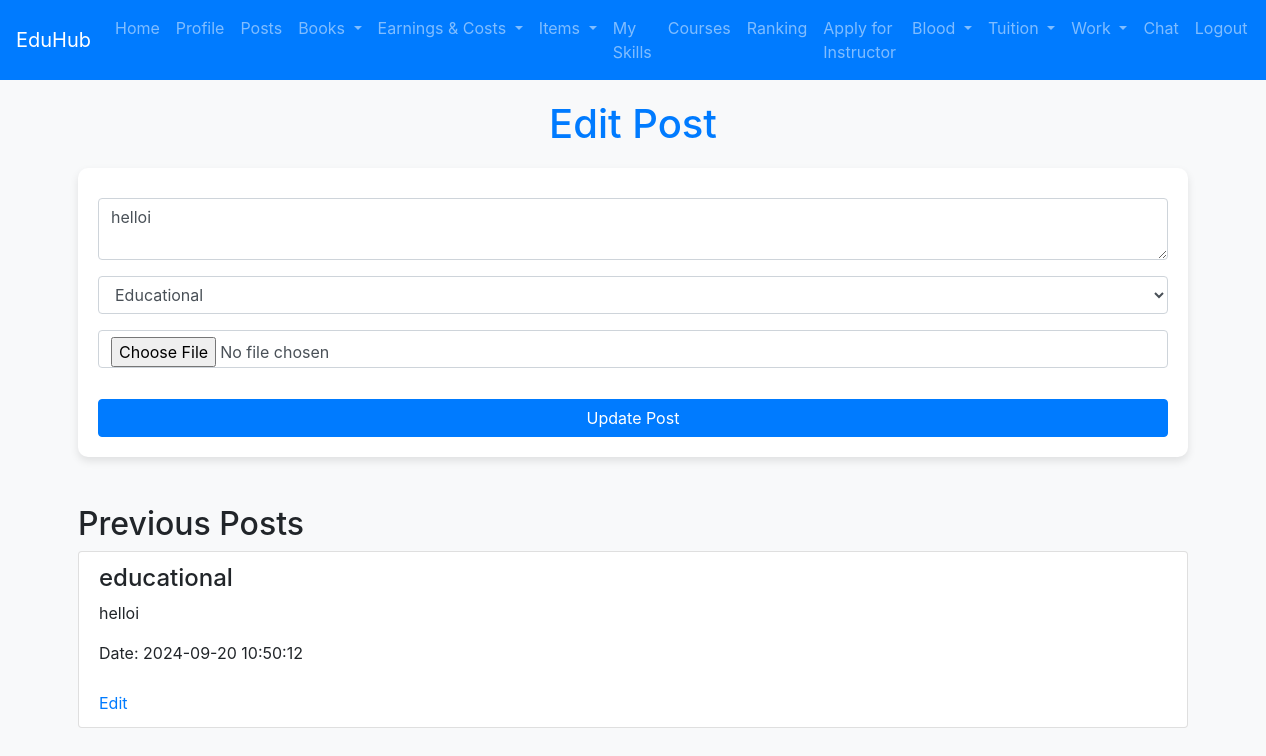
The app's page /adminposts.php?edit_id=1 with its own data.
### tables this page shows
CREATE TABLE `posts` (
  `post_id` int(11) NOT NULL,
  `student_id` int(11) DEFAULT NULL,
  `content` text DEFAULT NULL,
  `post_date` timestamp NOT NULL DEFAULT current_timestamp(),
  `status` enum('pending','approved','rejected') DEFAULT 'pending',
  `category` enum('educational','entertainment','professional') NOT NULL,
  `picture_path` varchar(255) DEFAULT NULL
);

### adminposts.php (the view, shortened to what this page needs)
<?php
include 'db_connect.php';
include 'navbaradmin.php';
$edit_mode = false;
$post_to_edit = null;
if (isset($_GET['edit_id'])) {
    $edit_mode = true;
    $edit_id = $_GET['edit_id'];
    $sql = "SELECT * FROM posts WHERE post_id = ?";
    $stmt = $conn->prepare($sql);
    $stmt->bind_param("i", $edit_id);
    $stmt->execute();
    $result = $stmt->get_result();
    $post_to_edit = $result->fetch_assoc();
}
$sql = "SELECT * FROM posts ORDER BY post_date ASC";
$posts = $conn->query($sql);
?>
<!DOCTYPE html>
<html lang="en">
<head>
    <link href="https://stackpath.bootstrapcdn.com/bootstrap/4.5.2/css/bootstrap.min.css" rel="stylesheet">
</head>
<body>
<div class="container">
    <h1><?php echo $edit_mode ? 'Edit Post' : 'Create a Post'; ?></h1>
    <form action="" method="POST" enctype="multipart/form-data">
        <div class="form-group">
            <textarea class="form-control" name="content" required placeholder="Write your post here..."><?php echo $edit_mode ? htmlspecialchars($post_to_edit['content']) : ''; ?></textarea>
        </div>
        <div class="form-group">
            <select class="form-control" name="category" required>
                <option value="educational" <?php echo ($edit_mode && $post_to_edit['category'] == 'educational') ? 'selected' : ''; ?>>Educational</option>
            </select>
        </div>
        <div class="form-group">
            <input type="file" class="form-control" name="picture" accept="image/*">
        </div>
        <button type="submit" class="btn btn-primary"><?php echo $edit_mode ? 'Update Post' : 'Submit Post'; ?></button>
    </form>
    <h2 class="mt-5">Previous Posts</h2>
    <?php if ($posts->num_rows > 0): ?>
        <ul class="list-group">
            <?php while ($row = $posts->fetch_assoc()): ?>
                <li class="list-group-item">
                    <h4><?php echo htmlspecialchars($row['category']); ?></h4>
                    <p><?php echo nl2br(htmlspecialchars($row['content'])); ?></p>
                    <p>Date: <?php echo $row['post_date']; ?></p>
                    <a href="posts.php?edit_id=<?php echo $row['post_id']; ?>" class="edit-link">Edit</a>
                </li>
            <?php endwhile; ?>
        </ul>
    <?php else: ?>
        <p>No posts available.</p>
    <?php endif; ?>
</div>
</body>
</html>

### adminposts.php (style rules this page uses)
body { background-color: #f8f9fa; }
.container { margin-top: 20px; }
h1 { color: #007BFF; text-align: center; margin-bottom: 20px; }
form { background-color: white; padding: 20px; border-radius: 10px; box-shadow: 0 4px 8px rgba(0, 0, 0, 0.1); }
textarea, select, input[type="file"], button { width: 100%; margin-top: 10px; }
button { background-color: #007BFF; color: white; border: none; padding: 10px; cursor: pointer; margin-top: 15px; }
.edit-link { display: inline-block; margin-top: 10px; color: #007BFF; }

### records on screen
posts: content "helloi", category "Educational", category "educational", post_date "2024-09-20 10:50:12"
